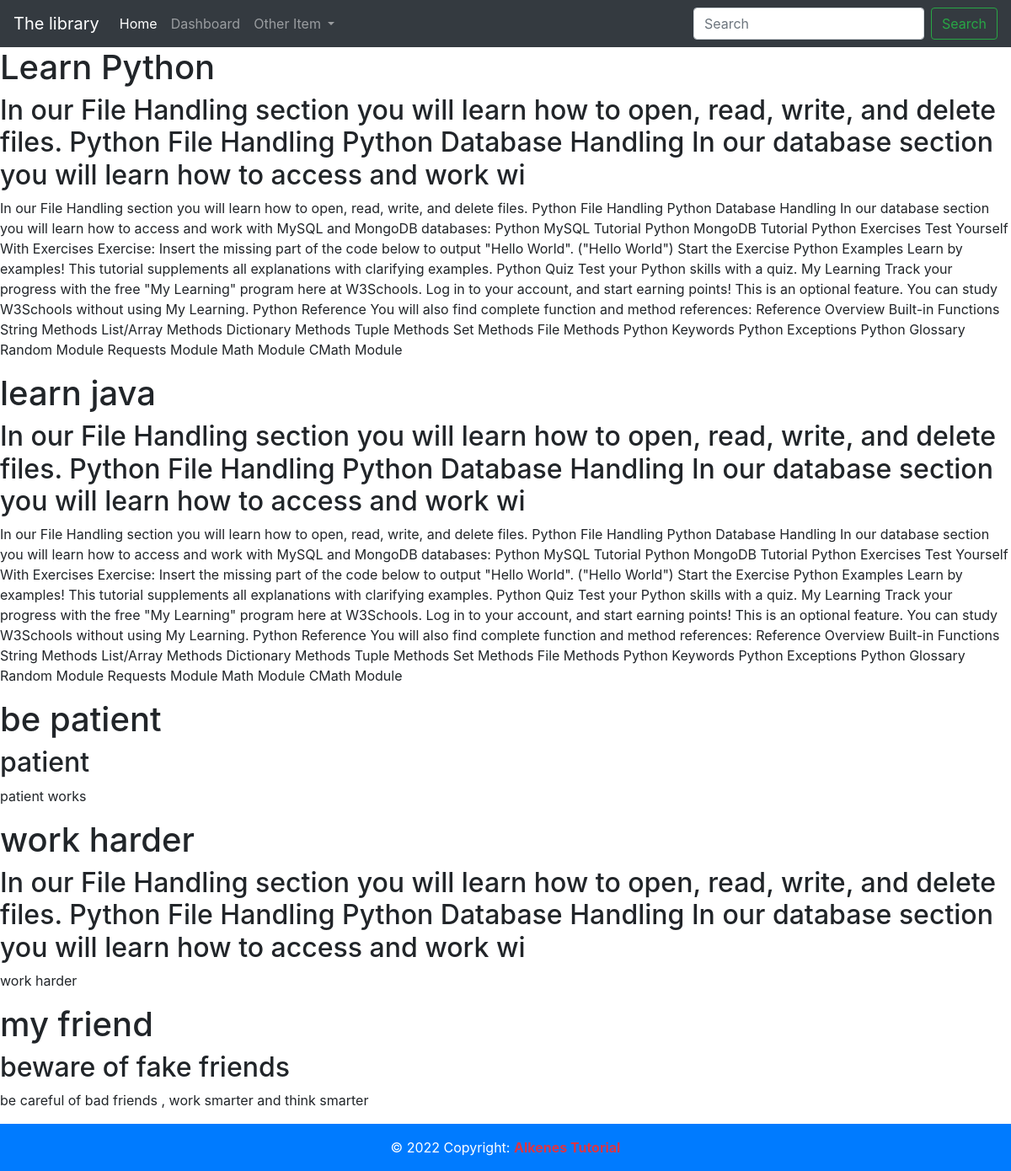
The page / on the database its author committed.
### blog/models.py (models this page shows, shortened)
class Blog(models.Model):
    title = models.CharField(max_length=225)
    subtitle = models.CharField(max_length=200)
    content = models.TextField()
    created_on = models.DateTimeField(auto_now_add=True)
    updated_on = models.DateTimeField(auto_now=True)

### blog/views.py (the view)
# urls.py: path('',index, name="home"),
def index(request):
    blogs = Blog.objects.all()
    total = len(blogs)
    now = timezone.now()
    number = 2+2
    context = {
        "blogs": blogs,
        "average": total,
        "now":now,
        "number": number,
    }
    return render(request, 'index.html',context)

### templates/index.html
{% extends 'base.html' %}
{% block content %}
    {% for files in blogs %}
    <h1>{{files.title}}</h1>
    <h2>{{files.subtitle}}</h2>
    <p>{{files.content}}</p>
    {% endfor %}
    {% endblock content  %}

### rows shown on the page
Blog: title "Learn Python", subtitle "In our File Handling section you will learn how to open, read, write, and delete files. Python File Handling Python Database Handling In our database section you will learn how to access and work wi", content "In our File Handling section you will learn how to open, read, write, and delete files. Python File Handling Python Database Handling In our database section you will learn how to access and work with MySQL and MongoDB databases: Python MySQL Tutorial Python MongoDB Tutorial Python Exercises Test Yourself With Exercises Exercise: Insert the missing part of the code below to output \"Hello World\". (\"Hello World\") Start the Exercise Python Examples Learn by examples! This tutorial supplements all explanations with clarifying examples. Python Quiz Test your Python skills with a quiz. My Learning Track your progress with the free \"My Learning\" program here at W3Schools. Log in to your account,…"
Blog: title "learn java", subtitle "In our File Handling section you will learn how to open, read, write, and delete files. Python File Handling Python Database Handling In our database section you will learn how to access and work wi", content "In our File Handling section you will learn how to open, read, write, and delete files. Python File Handling Python Database Handling In our database section you will learn how to access and work with MySQL and MongoDB databases: Python MySQL Tutorial Python MongoDB Tutorial Python Exercises Test Yourself With Exercises Exercise: Insert the missing part of the code below to output \"Hello World\". (\"Hello World\") Start the Exercise Python Examples Learn by examples! This tutorial supplements all explanations with clarifying examples. Python Quiz Test your Python skills with a quiz. My Learning Track your progress with the free \"My Learning\" program here at W3Schools. Log in to your account,…"
Blog: title "be patient", subtitle "patient", content "patient works"
Blog: title "work harder", subtitle "In our File Handling section you will learn how to open, read, write, and delete files. Python File Handling Python Database Handling In our database section you will learn how to access and work wi", content "work harder"
Blog: title "my friend", subtitle "beware of fake friends", content "be careful of bad friends , work smarter and think smarter"
